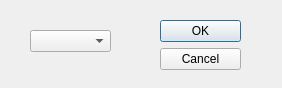
<?xml version="1.0" encoding="UTF-8"?>
<ui version="4.0">
 <class>Ajouteruvformation_fen</class>
 <widget class="QDialog" name="Ajouteruvformation_fen">
  <property name="geometry">
   <rect>
    <x>0</x>
    <y>0</y>
    <width>282</width>
    <height>88</height>
   </rect>
  </property>
  <property name="windowTitle">
   <string>Dialog</string>
  </property>
  <widget class="QDialogButtonBox" name="buttonBox">
   <property name="geometry">
    <rect>
     <x>160</x>
     <y>20</y>
     <width>81</width>
     <height>241</height>
    </rect>
   </property>
   <property name="orientation">
    <enum>Qt::Vertical</enum>
   </property>
   <property name="standardButtons">
    <set>QDialogButtonBox::Cancel|QDialogButtonBox::Ok</set>
   </property>
  </widget>
  <widget class="QComboBox" name="comboBox">
   <property name="geometry">
    <rect>
     <x>30</x>
     <y>30</y>
     <width>81</width>
     <height>22</height>
    </rect>
   </property>
  </widget>
 </widget>
 <resources/>
 <connections>
  <connection>
   <sender>buttonBox</sender>
   <signal>accepted()</signal>
   <receiver>Ajouteruvformation_fen</receiver>
   <slot>accept()</slot>
   <hints>
    <hint type="sourcelabel">
     <x>248</x>
     <y>254</y>
    </hint>
    <hint type="destinationlabel">
     <x>157</x>
     <y>274</y>
    </hint>
   </hints>
  </connection>
  <connection>
   <sender>buttonBox</sender>
   <signal>rejected()</signal>
   <receiver>Ajouteruvformation_fen</receiver>
   <slot>reject()</slot>
   <hints>
    <hint type="sourcelabel">
     <x>316</x>
     <y>260</y>
    </hint>
    <hint type="destinationlabel">
     <x>286</x>
     <y>274</y>
    </hint>
   </hints>
  </connection>
 </connections>
</ui>
